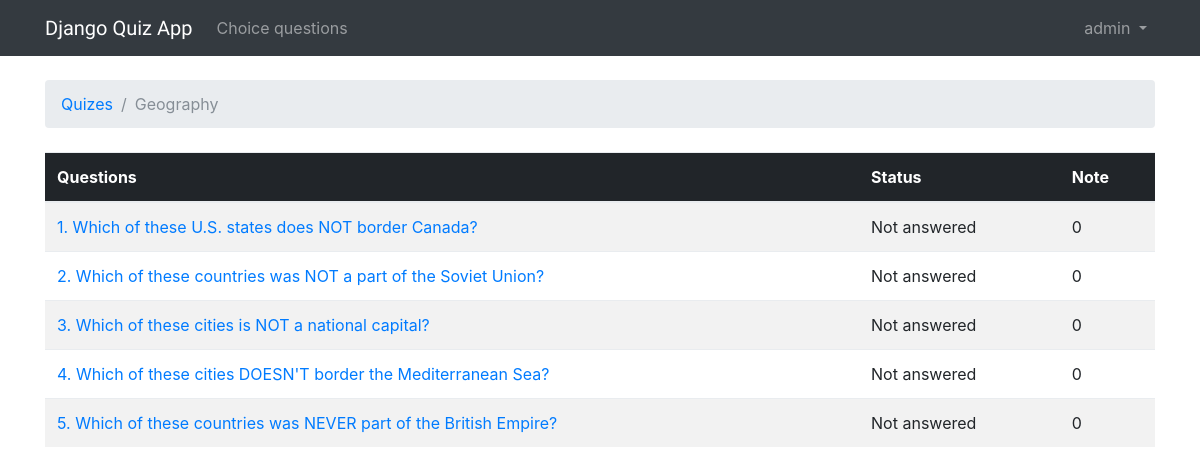
Screenshot of /quizes/5/ (signed in) with the database file from the repository.
### boards/models.py (models this page shows, shortened)
class Quiz(models.Model):
    name = models.CharField(max_length=30, unique=True)
    description = models.CharField(max_length=100)

class Question(models.Model):
    question = models.CharField(max_length=255)
    status = models.CharField(max_length=25, default='Not answered')
    note = models.PositiveIntegerField(default=0)
    quiz = models.ForeignKey(Quiz, related_name='questions', on_delete=models.CASCADE)

### boards/views.py (the view)
# urls.py: url(r'^quizes/(?P<pk>\d+)/$', login_required(views.QuestionListView.as_view()), name='quiz_questions'),
class QuestionListView(ListView):
    model = Question
    context_object_name = 'questions'
    template_name = 'questions.html'
    paginate_by = 20
    def get_context_data(self, **kwargs):
        kwargs['quiz'] = self.quiz
        return super().get_context_data(**kwargs)
    def get_queryset(self):
        self.quiz = get_object_or_404(Quiz, pk=self.kwargs.get('pk'))
        queryset = self.quiz.questions.order_by('question')
        return queryset

### templates/questions.html (shortened to what this page needs)
{% extends 'base.html' %}
{% load humanize %}
{% block breadcrumb %}
  <li class="breadcrumb-item"><a href="{% url 'home' %}">Quizes</a></li>
  <li class="breadcrumb-item active">{{ quiz.name }}</li>
{% endblock %}
{% block content %}
  <table class="table table-striped mb-4">
    <thead class="thead-inverse">
      <tr>
        <th>Questions</th>
        <th>Status</th>
        <th>Note</th>
      </tr>
    </thead>
    <tbody>
      {% for question in questions %}
        {% url 'question_answers' quiz.pk question.pk as question_url %}
        <tr>
          <td>
            <p class="mb-0">
              <a href="{{ question_url }}">{{ question.question }}</a>
            </p>
          </td>
          <td class="align-middle">{{ question.status }}</td>
          <td class="align-middle">{{ question.note }}</td>
        </tr>
      {% endfor %}
    </tbody>
  </table>
{% endblock %}

### templates/base.html (shortened to what this page needs)
{% load static %}<!DOCTYPE html>
<html>
  <head>
    <link rel="stylesheet" href="{% static 'css/bootstrap.min.css' %}">
    <link rel="stylesheet" href="{% static 'css/app.css' %}">
  </head>
  <body>
    {% block body %}
      <div class="wrapper">
        <nav class="navbar navbar-expand-sm navbar-dark bg-dark">
          <div class="container">
            <a class="navbar-brand" href="{% url 'home' %}">Django Quiz App</a>
            <div class="collapse navbar-collapse" id="mainMenu">
              <ul class="navbar-nav">
                <li class="nav-item">
                  <a class="nav-link" href="{% url 'home' %}">Choice questions</a>
                </li>
              </ul>
              {% if user.is_authenticated %}
                <ul class="navbar-nav ml-auto">
                  <li class="nav-item dropdown">
                    <a class="nav-link dropdown-toggle" href="#" id="userMenu" data-toggle="dropdown" aria-haspopup="true" aria-expanded="false">
                      {{ user.username }}
                    </a>
                  </li>
                </ul>
              {% else %}
                <form class="form-inline ml-auto">
                  <a href="{% url 'login' %}" class="btn btn-outline-secondary">Log in</a>
                  <a href="{% url 'signup' %}" class="btn btn-primary ml-2">Sign up</a>
                </form>
              {% endif %}
            </div>
          </div>
        </nav>
        <div class="container">
          <ol class="breadcrumb my-4">
            {% block breadcrumb %}
            {% endblock %}
          </ol>
          {% block content %}
          {% endblock %}
        </div>
      </div>
    {% endblock body %}
  </body>
</html>

### static/css/app.css (style rules this page uses)
html, body { height: 100%; }
.navbar-brand { font-family: 'Peralta', cursive; }
.wrapper { position: relative; min-height: 100%; height: auto !important; height: 100%; margin: 0 auto -60px; }

### rows the page displays
Quiz: name "Geography"
Question: question "1. Which of these U.S. states does NOT border Canada?", status "Not answered", note "0"
Question: question "2. Which of these countries was NOT a part of the Soviet Union?", status "Not answered", note "0"
Question: question "3. Which of these cities is NOT a national capital?", status "Not answered", note "0"
Question: question "4. Which of these cities DOESN'T border the Mediterranean Sea?", status "Not answered", note "0"
Question: question "5. Which of these countries was NEVER part of the British Empire?", status "Not answered", note "0"

### other values shown
{{ user.username }} "admin"
